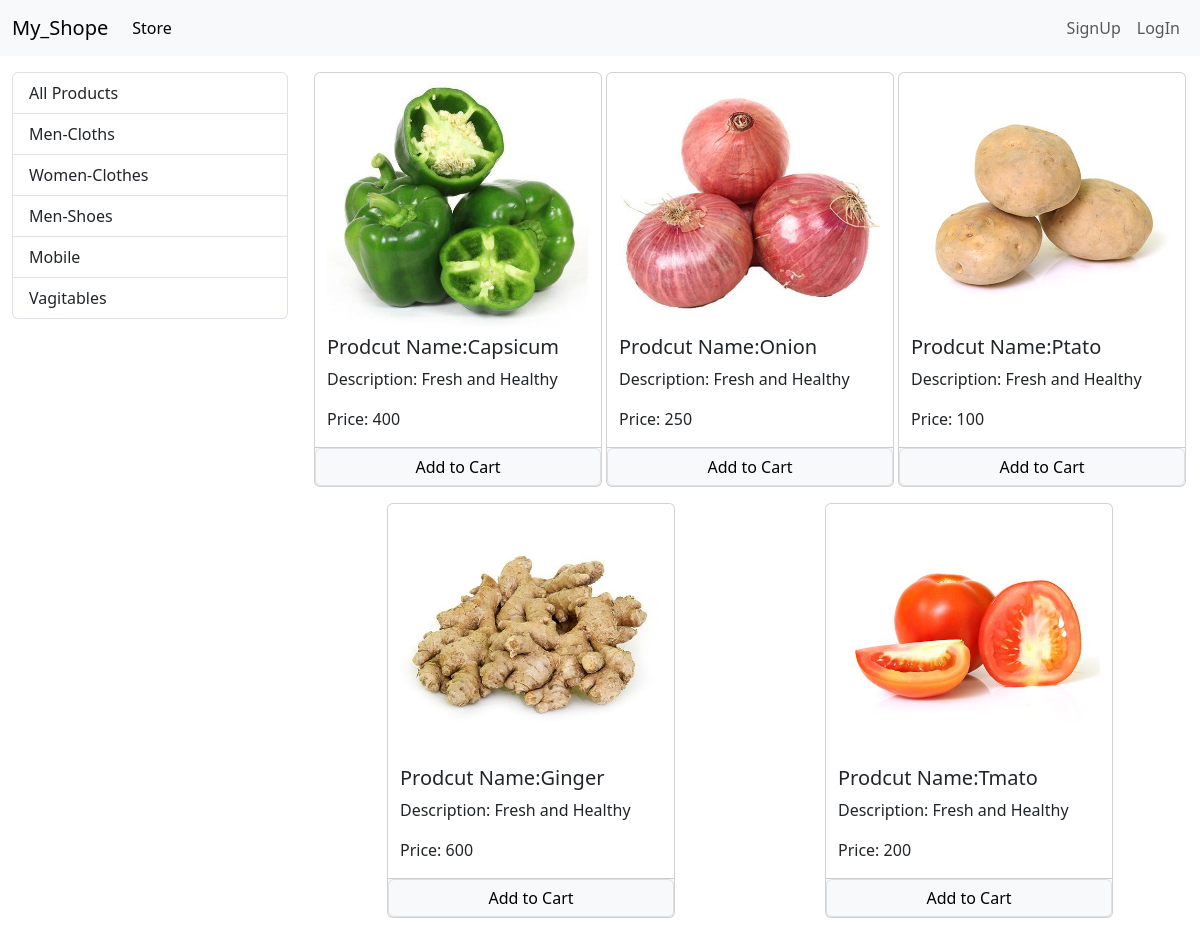
The page /?category=6 on the database its author committed.
### store/models/category.py (models this page shows, shortened)
class Category(models.Model):
    name=models.CharField(max_length=50)
    @staticmethod
    def get_all_category():
        return Category.objects.all()

### store/models/products.py (models this page shows, shortened)
class Products(models.Model):
    product_name=models.CharField(max_length=50)
    pro_des=models.CharField(max_length=250 ,default="")
    pro_price=models.IntegerField(default=0)
    pro_img=models.ImageField(upload_to="uploaded/products/")
    category=models.ForeignKey(to=Category,on_delete=models.RESTRICT,)
    @staticmethod
    def get_all_produts_by_categoryid(categoryID):
        if categoryID:
            return Products.objects.filter(category=categoryID)
        else:
            return Products.objects.all()

### store/views/home.py (the view, shortened to what this page needs)
# urls.py: path('',        Index.as_view(),    name='homepage'),
class Index(View):
   def get(self,request):
      cart=request.session.get('cart')
      if not cart:
         request.session['cart']={}
      products=None
      categories=Category.get_all_category()
      categoryID=(request.GET.get('category'))
      if categoryID:
         products=Products.get_all_produts_by_categoryid(categoryID)
      else:
            products=Products.get_all_produts()
      global data
      data={'products':products,'categories':categories}
      print(request.session.get('email'))
      return render(request,"index.html",data)

### store/templatetags/cart.py (called while the page is built)
@register.filter(name='is_in_cart')
def is_in_cart(product,cart):
    keys=cart.keys()
    for id  in keys:
        if int(id)==product.id:
            return True
    return False

### templates/index.html (shortened to what this page needs)
{% extends "base.html" %} {% block title %}My_store{% endblock title %}
{% block content %}
{% load cart %}
<div class="container-fluid mt-3">
  <div class="row">
    <div class="col-lg-3">
      <div class="list-group">
          <a href="/" class="list-group-item">All Products</a>
          {% for category in categories  %}
          <a href="?category={{category.id}}" class="list-group-item">{{category.name}}</a>
          {% endfor %}
      </div>
    </div>
    <div id="product" class="col-lg-9">
      <div class="row mx-auto">
        {% if products %}
        {% for product in products %}
        <div class="card mx-auto mb-3" id="{{product.id}}" style="width: 18rem">
          <img src="{{product.pro_img.url}}" class="card-img-top" alt="..." />
          <div class="card-body p-0">
            <h5 class="card-title">Prodcut Name:{{product.product_name}}</h5>
            <p class="card-text">Description: {{product.pro_des}}</p>
            <p class="card-text">Price: {{product.pro_price}}</p>
            <div class="card-footer p-0 row no-gutters ">
              {% if product|is_in_cart:request.session.cart %}
                <div class="row p-0 m-0 mb-0">
                  <form action="/#{{product.id}}" method="POST" class="col-2 p-0 m-0">
                    {% csrf_token %}
                    <input hidden type="text" name="productid" value="{{product.id}}">
                    <input hidden type="text" name="remove" value="True">
                    <input type="submit" value="-" class=" btn btn-block btn-secondary">
                  </form>
                  <div class="text-center col">{{product|product_qty_incart:request.session.cart}} in cart</div>
                  <form action="/#{{product.id}}" method="POST" class="col-2">
                    {% csrf_token %}
                    <input hidden type="text" name="productid" value="{{product.id}}">
                    <input type="submit" value="+" class="btn btn-block btn-secondary">
                  </form>
                </div>
                {% else %}
                <form action="/#{{product.id}}" method="POST" class="btn-block p-0 m-0">
                  <input class="float-right btn btn-light border btn-block form-control" type="submit" value="Add to Cart">
                </form>
                {% endif %}
            </div>
          </div>
        </div>
        {% endfor %}
        {% else %}
        <h3 class="alert alert-light border rounded">Curruntly No Item to Show</h3>
        {% endif %}
      </div>
    </div>
  </div>
</div>
{% endblock content %}

### rows shown on the page
Category: name "Men-Cloths"
Category: name "Women-Clothes"
Category: name "Men-Shoes"
Category: name "Mobile"
Category: name "Vagitables"
Products: pro_img (picture), product_name "Capsicum", pro_des "Fresh and Healthy", pro_price "400"
Products: pro_img (picture), product_name "Onion", pro_des "Fresh and Healthy", pro_price "250"
Products: pro_img (picture), product_name "Ptato", pro_des "Fresh and Healthy", pro_price "100"
Products: pro_img (picture), product_name "Ginger", pro_des "Fresh and Healthy", pro_price "600"
Products: pro_img (picture), product_name "Tmato", pro_des "Fresh and Healthy", pro_price "200"
